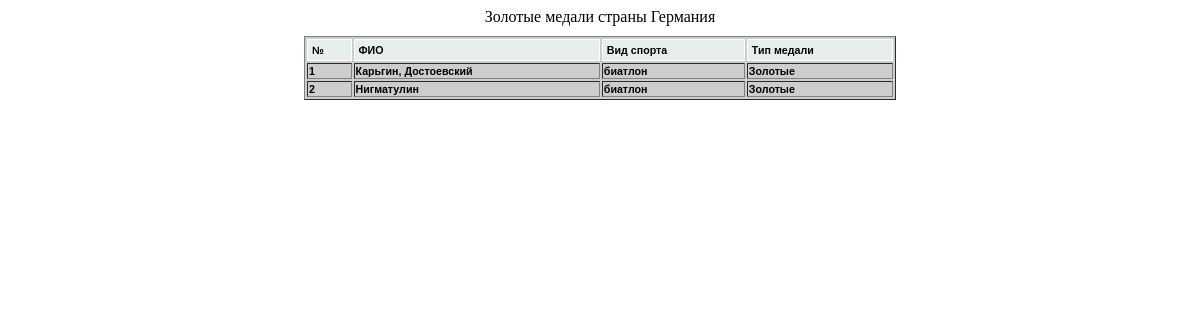
Page /view.php?id_contry=2&id_med=1 on the committed database.
### tables this page shows
CREATE TABLE `contry` (
  `id_contry` int(2) NOT NULL,
  `name_contry` text NOT NULL
);

CREATE TABLE `medal` (
  `id_medal` int(1) NOT NULL,
  `medal_name` text NOT NULL
);

CREATE TABLE `fio` (
  `id_fio` int(2) NOT NULL,
  `fio_name` text NOT NULL
);

CREATE TABLE `sport` (
  `id_sport` int(2) NOT NULL,
  `sport_name` text NOT NULL
);

### view.php (the view, shortened to what this page needs)
<?php
	echo'<html>
			<head>
				<meta charset="utf-8">
				<title>Статистика</title>
				<link rel="stylesheet" href="css/style.css"/>
			</head>
			<body>
				<div class="st">';
	$db_host='localhost';
	$db_name='statistica';
	$db_username='root';
	$db_password='root';
	$mysqli = new mysqli($db_host,$db_username,$db_password,$db_name);
	$mysqli->set_charset('utf8');
	$p_con = (int)$_GET['id_contry'];
	$p_med = (int)$_GET['id_med'];
	if ($p_med != 4){
		$results = $mysqli->query("SELECT contry.name_contry AS contry, medal.medal_name AS med FROM `contry`,`medal` WHERE (contry.id_contry = $p_con AND medal.id_medal = $p_med)");
		$row = $results->fetch_assoc();
		echo '<tr>'.$row["med"].' медали cтраны '.$row["contry"].'</tr>';
		if ($p_med == 1)
			$results = $mysqli->query("SELECT contry.name_contry AS con, fio.fio_name AS fio, svazi.svazi_fio AS name5, sport.sport_name AS sport, medal.medal_name AS med FROM fio, sport, svazi, contry, medal WHERE (fio.id_fio = svazi.svazi_fio AND svazi.svazi_contry = $p_con AND svazi.svazi_contry = contry.id_contry AND svazi.zoloto_medal = $p_med AND sport.id_sport = svazi.svazi_sport AND medal.id_medal = svazi.zoloto_medal)");
	}
	echo'<table align="center" width="90%" border="1px" id="myTable" class="tablesorter">
			<thead>
				<tr>
					<th>№</th>
					<th>ФИО</th>
					<th>Вид спорта</th>
					<th>Тип медали</th>
				</tr>
			</thead>
			<tbody>';
			$idn = 1;
			while($row = $results->fetch_assoc()) {
				$p_name5 = explode(" ", $row["name5"]);
				$coun = count($p_name5);
				$p_name = "";
				for ($i=1; $i < $coun; $i++){
					$result = $mysqli->query("SELECT fio.fio_name AS name FROM `fio` WHERE fio.id_fio = $p_name5[$i]");
					$row1 = $result->fetch_assoc();
					$p_name = $p_name.", ".$row1["name"];
				}
			    print '<tr>';
			    print '<th>'.$idn.'</th>';
			    print '<th>'.$row["fio"].$p_name.'</th>';
			    print '<th>'.$row["sport"].'</th>';
			    print '<th>'.$row["med"].'</th>';
			    print '</tr>';
			    $idn++;
			}
			echo'</tbody>
				</table>
			</div>
		</body>
	</html>';
?>

### css/style.css (style rules this page uses)
table.tablesorter { font-family:arial; background-color: #CDCDCD; margin:10px 0pt 15px; font-size: 8pt; width: 50%; text-align: left; margin-left: 25%; }
table.tablesorter thead tr th, table.tablesorter tfoot tr th { background-color: #e6EEEE; border: 1px solid #FFF; font-size: 8pt; padding: 4px; }
.st { text-align: center; }

### rows in the picture
contry: medal.medal_name "Золотые", name_contry "Германия"
fio: fio_name "Карьгин", fio.fio_name ", Достоевский", sport.sport_name "биатлон", medal.medal_name "Золотые"
fio: fio_name "Нигматулин", sport.sport_name "биатлон", medal.medal_name "Золотые"
